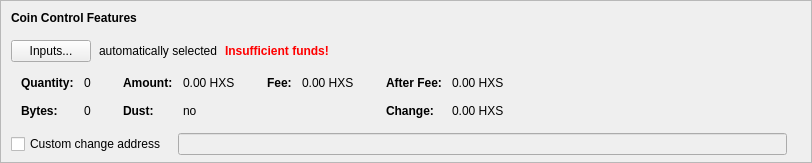
    <widget class="QFrame" name="frameCoinControl">
     <property name="sizePolicy">
      <sizepolicy hsizetype="Expanding" vsizetype="Expanding">
       <horstretch>0</horstretch>
       <verstretch>0</verstretch>
      </sizepolicy>
     </property>
     <property name="maximumSize">
      <size>
       <width>16777215</width>
       <height>16777215</height>
      </size>
     </property>
     <property name="frameShape">
      <enum>QFrame::StyledPanel</enum>
     </property>
     <property name="frameShadow">
      <enum>QFrame::Sunken</enum>
     </property>
     <layout class="QVBoxLayout" name="verticalLayoutCoinControl2">
      <property name="spacing">
       <number>0</number>
      </property>
      <property name="leftMargin">
       <number>0</number>
      </property>
      <property name="topMargin">
       <number>0</number>
      </property>
      <property name="rightMargin">
       <number>0</number>
      </property>
      <property name="bottomMargin">
       <number>6</number>
      </property>
      <item>
       <layout class="QVBoxLayout" name="verticalLayoutCoinControl" stretch="0,0,0,0,1">
        <property name="spacing">
         <number>0</number>
        </property>
        <property name="leftMargin">
         <number>10</number>
        </property>
        <property name="topMargin">
         <number>10</number>
        </property>
        <item>
         <layout class="QHBoxLayout" name="horizontalLayoutCoinControl1">
          <property name="bottomMargin">
           <number>15</number>
          </property>
          <item>
           <widget class="QLabel" name="labelCoinControlFeatures">
            <property name="sizePolicy">
             <sizepolicy hsizetype="Preferred" vsizetype="Maximum">
              <horstretch>0</horstretch>
              <verstretch>0</verstretch>
             </sizepolicy>
            </property>
            <property name="font">
             <font>
              <weight>75</weight>
              <bold>true</bold>
             </font>
            </property>
            <property name="styleSheet">
             <string notr="true">font-weight:bold;</string>
            </property>
            <property name="text">
             <string>Coin Control Features</string>
            </property>
           </widget>
          </item>
         </layout>
        </item>
        <item>
         <layout class="QHBoxLayout" name="horizontalLayoutCoinControl2" stretch="0,0,0,0">
          <property name="spacing">
           <number>8</number>
          </property>
          <property name="bottomMargin">
           <number>10</number>
          </property>
          <item>
           <widget class="QPushButton" name="pushButtonCoinControl">
            <property name="styleSheet">
             <string notr="true"/>
            </property>
            <property name="text">
             <string>Inputs...</string>
            </property>
            <property name="autoDefault">
             <bool>false</bool>
            </property>
           </widget>
          </item>
          <item>
           <widget class="QLabel" name="labelCoinControlAutomaticallySelected">
            <property name="text">
             <string>automatically selected</string>
            </property>
            <property name="margin">
             <number>5</number>
            </property>
           </widget>
          </item>
          <item>
           <widget class="QLabel" name="labelCoinControlInsuffFunds">
            <property name="font">
             <font>
              <weight>75</weight>
              <bold>true</bold>
             </font>
            </property>
            <property name="styleSheet">
             <string notr="true">color:red;font-weight:bold;</string>
            </property>
            <property name="text">
             <string>Insufficient funds!</string>
            </property>
            <property name="margin">
             <number>5</number>
            </property>
           </widget>
          </item>
          <item>
           <spacer name="horizontalSpacerCoinControl">
            <property name="orientation">
             <enum>Qt::Horizontal</enum>
            </property>
            <property name="sizeHint" stdset="0">
             <size>
              <width>40</width>
              <height>1</height>
             </size>
            </property>
           </spacer>
          </item>
         </layout>
        </item>
        <item>
         <widget class="QWidget" name="widgetCoinControl" native="true">
          <property name="sizePolicy">
           <sizepolicy hsizetype="Preferred" vsizetype="Preferred">
            <horstretch>0</horstretch>
            <verstretch>0</verstretch>
           </sizepolicy>
          </property>
          <property name="minimumSize">
           <size>
            <width>0</width>
            <height>0</height>
           </size>
          </property>
          <property name="styleSheet">
           <string notr="true"/>
          </property>
          <layout class="QHBoxLayout" name="horizontalLayoutCoinControl5">
           <property name="leftMargin">
            <number>0</number>
           </property>
           <property name="topMargin">
            <number>0</number>
           </property>
           <property name="rightMargin">
            <number>0</number>
           </property>
           <property name="bottomMargin">
            <number>0</number>
           </property>
           <item>
            <layout class="QHBoxLayout" name="horizontalLayoutCoinControl3" stretch="0,0,0,1">
             <property name="spacing">
              <number>20</number>
             </property>
             <property name="topMargin">
              <number>0</number>
             </property>
             <property name="bottomMargin">
              <number>10</number>
             </property>
             <item>
              <layout class="QFormLayout" name="formLayoutCoinControl1">
               <property name="horizontalSpacing">
                <number>10</number>
               </property>
               <property name="verticalSpacing">
                <number>14</number>
               </property>
               <property name="leftMargin">
                <number>10</number>
               </property>
               <property name="topMargin">
                <number>4</number>
               </property>
               <property name="rightMargin">
                <number>6</number>
               </property>
               <item row="0" column="0">
                <widget class="QLabel" name="labelCoinControlQuantityText">
                 <property name="font">
                  <font>
                   <weight>75</weight>
                   <bold>true</bold>
                  </font>
                 </property>
                 <property name="text">
                  <string>Quantity:</string>
                 </property>
                 <property name="margin">
                  <number>0</number>
                 </property>
                </widget>
               </item>
               <item row="0" column="1">
                <widget class="QLabel" name="labelCoinControlQuantity">
                 <property name="cursor">
                  <cursorShape>IBeamCursor</cursorShape>
                 </property>
                 <property name="contextMenuPolicy">
                  <enum>Qt::ActionsContextMenu</enum>
                 </property>
                 <property name="text">
                  <string notr="true">0</string>
                 </property>
                 <property name="margin">
                  <number>0</number>
                 </property>
                 <property name="textInteractionFlags">
                  <set>Qt::LinksAccessibleByMouse|Qt::TextSelectableByKeyboard|Qt::TextSelectableByMouse</set>
                 </property>
                </widget>
               </item>
               <item row="1" column="0">
                <widget class="QLabel" name="labelCoinControlBytesText">
                 <property name="font">
                  <font>
                   <weight>75</weight>
                   <bold>true</bold>
                  </font>
                 </property>
                 <property name="text">
                  <string>Bytes:</string>
                 </property>
                </widget>
               </item>
               <item row="1" column="1">
                <widget class="QLabel" name="labelCoinControlBytes">
                 <property name="cursor">
                  <cursorShape>IBeamCursor</cursorShape>
                 </property>
                 <property name="contextMenuPolicy">
                  <enum>Qt::ActionsContextMenu</enum>
                 </property>
                 <property name="text">
                  <string notr="true">0</string>
                 </property>
                 <property name="textInteractionFlags">
                  <set>Qt::LinksAccessibleByMouse|Qt::TextSelectableByKeyboard|Qt::TextSelectableByMouse</set>
                 </property>
                </widget>
               </item>
              </layout>
             </item>
             <item>
              <layout class="QFormLayout" name="formLayoutCoinControl2">
               <property name="horizontalSpacing">
                <number>10</number>
               </property>
               <property name="verticalSpacing">
                <number>14</number>
               </property>
               <property name="leftMargin">
                <number>6</number>
               </property>
               <property name="topMargin">
                <number>4</number>
               </property>
               <property name="rightMargin">
                <number>6</number>
               </property>
               <item row="0" column="0">
                <widget class="QLabel" name="labelCoinControlAmountText">
                 <property name="font">
                  <font>
                   <weight>75</weight>
                   <bold>true</bold>
                  </font>
                 </property>
                 <property name="text">
                  <string>Amount:</string>
                 </property>
                 <property name="margin">
                  <number>0</number>
                 </property>
                </widget>
               </item>
               <item row="0" column="1">
                <widget class="QLabel" name="labelCoinControlAmount">
                 <property name="cursor">
                  <cursorShape>IBeamCursor</cursorShape>
                 </property>
                 <property name="contextMenuPolicy">
                  <enum>Qt::ActionsContextMenu</enum>
                 </property>
                 <property name="text">
                  <string notr="true">0.00 HXS</string>
                 </property>
                 <property name="textInteractionFlags">
                  <set>Qt::LinksAccessibleByMouse|Qt::TextSelectableByKeyboard|Qt::TextSelectableByMouse</set>
                 </property>
                </widget>
               </item>
               <item row="1" column="0">
                <widget class="QLabel" name="labelCoinControlLowOutputText">
                 <property name="font">
                  <font>
                   <weight>75</weight>
                   <bold>true</bold>
                  </font>
                 </property>
                 <property name="text">
                  <string>Dust:</string>
                 </property>
                </widget>
               </item>
               <item row="1" column="1">
                <widget class="QLabel" name="labelCoinControlLowOutput">
                 <property name="cursor">
                  <cursorShape>IBeamCursor</cursorShape>
                 </property>
                 <property name="contextMenuPolicy">
                  <enum>Qt::ActionsContextMenu</enum>
                 </property>
                 <property name="text">
                  <string notr="true">no</string>
                 </property>
                 <property name="textInteractionFlags">
                  <set>Qt::LinksAccessibleByMouse|Qt::TextSelectableByKeyboard|Qt::TextSelectableByMouse</set>
                 </property>
                </widget>
               </item>
              </layout>
             </item>
             <item>
              <layout class="QFormLayout" name="formLayoutCoinControl3">
               <property name="horizontalSpacing">
                <number>10</number>
               </property>
               <property name="verticalSpacing">
                <number>14</number>
               </property>
               <property name="leftMargin">
                <number>6</number>
               </property>
               <property name="topMargin">
                <number>4</number>
               </property>
               <property name="rightMargin">
                <number>6</number>
               </property>
               <item row="0" column="0">
                <widget class="QLabel" name="labelCoinControlFeeText">
                 <property name="font">
                  <font>
                   <weight>75</weight>
                   <bold>true</bold>
                  </font>
                 </property>
                 <property name="text">
                  <string>Fee:</string>
                 </property>
                 <property name="margin">
                  <number>0</number>
                 </property>
                </widget>
               </item>
               <item row="0" column="1">
                <widget class="QLabel" name="labelCoinControlFee">
                 <property name="cursor">
                  <cursorShape>IBeamCursor</cursorShape>
                 </property>
                 <property name="contextMenuPolicy">
                  <enum>Qt::ActionsContextMenu</enum>
                 </property>
                 <property name="text">
                  <string notr="true">0.00 HXS</string>
                 </property>
                 <property name="textInteractionFlags">
                  <set>Qt::LinksAccessibleByMouse|Qt::TextSelectableByKeyboard|Qt::TextSelectableByMouse</set>
                 </property>
                </widget>
               </item>
              </layout>
             </item>
             <item>
              <layout class="QFormLayout" name="formLayoutCoinControl4">
               <property name="horizontalSpacing">
                <number>10</number>
               </property>
               <property name="verticalSpacing">
                <number>14</number>
               </property>
               <property name="leftMargin">
                <number>6</number>
               </property>
               <property name="topMargin">
                <number>4</number>
               </property>
               <property name="rightMargin">
                <number>6</number>
               </property>
               <item row="0" column="0">
                <widget class="QLabel" name="labelCoinControlAfterFeeText">
                 <property name="font">
                  <font>
                   <weight>75</weight>
                   <bold>true</bold>
                  </font>
                 </property>
                 <property name="text">
                  <string>After Fee:</string>
                 </property>
                 <property name="margin">
                  <number>0</number>
                 </property>
                </widget>
               </item>
               <item row="0" column="1">
                <widget class="QLabel" name="labelCoinControlAfterFee">
                 <property name="cursor">
                  <cursorShape>IBeamCursor</cursorShape>
                 </property>
                 <property name="contextMenuPolicy">
                  <enum>Qt::ActionsContextMenu</enum>
                 </property>
                 <property name="text">
                  <string notr="true">0.00 HXS</string>
                 </property>
                 <property name="textInteractionFlags">
                  <set>Qt::LinksAccessibleByMouse|Qt::TextSelectableByKeyboard|Qt::TextSelectableByMouse</set>
                 </property>
                </widget>
               </item>
               <item row="1" column="0">
                <widget class="QLabel" name="labelCoinControlChangeText">
                 <property name="font">
                  <font>
                   <weight>75</weight>
                   <bold>true</bold>
                  </font>
                 </property>
                 <property name="text">
                  <string>Change:</string>
                 </property>
                </widget>
               </item>
               <item row="1" column="1">
                <widget class="QLabel" name="labelCoinControlChange">
                 <property name="cursor">
                  <cursorShape>IBeamCursor</cursorShape>
                 </property>
                 <property name="contextMenuPolicy">
                  <enum>Qt::ActionsContextMenu</enum>
                 </property>
                 <property name="text">
                  <string notr="true">0.00 HXS</string>
                 </property>
                 <property name="textInteractionFlags">
                  <set>Qt::LinksAccessibleByMouse|Qt::TextSelectableByKeyboard|Qt::TextSelectableByMouse</set>
                 </property>
                </widget>
               </item>
              </layout>
             </item>
            </layout>
           </item>
          </layout>
         </widget>
        </item>
        <item>
         <layout class="QHBoxLayout" name="horizontalLayoutCoinControl4" stretch="0,0,0">
          <property name="spacing">
           <number>12</number>
          </property>
          <property name="sizeConstraint">
           <enum>QLayout::SetDefaultConstraint</enum>
          </property>
          <property name="topMargin">
           <number>5</number>
          </property>
          <property name="rightMargin">
           <number>5</number>
          </property>
          <item>
           <widget class="QCheckBox" name="checkBoxCoinControlChange">
            <property name="toolTip">
             <string>If this is activated, but the change address is empty or invalid, change will be sent to a newly generated address.</string>
            </property>
            <property name="text">
             <string>Custom change address</string>
            </property>
           </widget>
          </item>
          <item>
           <widget class="QValidatedLineEdit" name="lineEditCoinControlChange">
            <property name="enabled">
             <bool>false</bool>
            </property>
            <property name="sizePolicy">
             <sizepolicy hsizetype="Expanding" vsizetype="Fixed">
              <horstretch>0</horstretch>
              <verstretch>0</verstretch>
             </sizepolicy>
            </property>
           </widget>
          </item>
          <item>
           <widget class="QLabel" name="labelCoinControlChangeLabel">
            <property name="sizePolicy">
             <sizepolicy hsizetype="Preferred" vsizetype="Expanding">
              <horstretch>0</horstretch>
              <verstretch>0</verstretch>
             </sizepolicy>
            </property>
            <property name="minimumSize">
             <size>
              <width>0</width>
              <height>0</height>
             </size>
            </property>
            <property name="text">
             <string/>
            </property>
            <property name="margin">
             <number>3</number>
            </property>
           </widget>
          </item>
         </layout>
        </item>
        <item>
         <spacer name="verticalSpacerCoinControl">
          <property name="orientation">
           <enum>Qt::Vertical</enum>
          </property>
          <property name="sizeHint" stdset="0">
           <size>
            <width>800</width>
            <height>1</height>
           </size>
          </property>
         </spacer>
        </item>
       </layout>
      </item>
     </layout>
    </widget>
